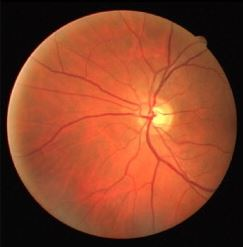
%> input picture retinal1.JPG, 243 x 247 px
$ octave --eval "result = centerline;"   (GNU Octave 9; MATLAB toolbox functions it lacks are replaced by stand-ins)
%> lines starting %> are read from the running program, lines starting %| are printed output that depends on the picture; in (x1, y1, x2, y2) boxes, pixels count from 0 and x2, y2 are one past the last pixel; in counts of white or black regions, pixels touching at a corner belong together; the program's own positions count from 1
function out=centerline()
% Initial File Although not used


A=imread('retinal1.jpg');
%> A is the input picture: size 247x243x3 uint8; mean R, G, B 135.7, 65.8, 40.1
A=rgb2gray(A);
%> A: size 247x243 uint8
A=im2double(A);
%> A: size 247x243 double
B=A;
A=imcomplement(A);
[r c]=size(A);
%> r = 247; c = 243
imshow(A);
%Vertical
vf=[-1 -2 0 2 1; -2 -4 0 4 2; -1 -2 0 2 1];
O=zeros(r,c);
C=zeros(r,c);
for i=2:r-1
    for j=3:c-2
        subimg=A(i-1:i+1,j-2:j+2);
        O(i,j)=sum(sum(vf.*subimg));
       % O2(i,j)=sum(sum(vf2.*subimg));
    end
end
for i=2:r-1

    for j=3:c-4
        flag=0;
        if O(i,j+1)>0 & O(i,j+2)<0

            adv=sum(O(i,j:j+3));

            if O(i,j)>0 & (O(i,j+3)<0 | adv>0)
                flag=1;
            else
            end
            if adv<0 & O(i,j+3)<0
                flag=1;
            else
            end
        else
        end

        if flag==1
            [v,p]=max(A(i,j:j+3));
            C(i,j+p-1)=1;
        end
    end
end
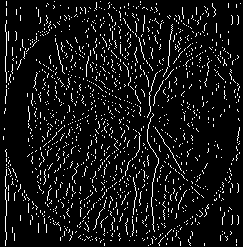
%> C: size 247x243 double; values 0 (black) and 1 (white), 7.8% white in thin lines or dots
%> after the loop, adv = -0.0627; p = 1; v = 0.976
%figure,imshow(A+C);
%Horizontal
vf2=[-1 -2 -1; -2 -4 -2; 0 0 0 ; 2 4 2 ;1 2 1];
O2=zeros(r,c);
C2=zeros(r,c);
for i=3:r-2
    for j=2:c-1
        subimg=A(i-2:i+2,j-1:j+1);
        O2(i,j)=sum(sum(vf2.*subimg));
       % O2(i,j)=sum(sum(vf2.*subimg));
    end
end
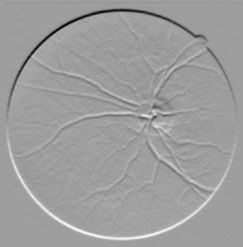
%> O2: size 247x243 double; min -6.34, max 3.89, mean -0.00119; drawn with min black and max white


for i=3:r-4

    for j=2:c-1
        flag=0;
        if O2(i+1,j)>0 & O2(i+2,j)<0

            adv=sum(O2(i:i+3,j));

            if O2(i,j)>0 & (O2(i+3,j)<0 | adv>0)
                flag=1;
            else
            end
            if adv<0 & O2(i+3,j)<0
                flag=1;
            else
            end
        else
        end

        if flag==1
            [v,p]=max(A(i:i+3,j));
            C2(i+p-1,j)=1;
        end
    end
end
%> C2: size 247x243 double; values 0 (black) and 1 (white), 8.2% white in thin lines or dots
%> after the loop, adv = -0.0157


%figure,imshow(A+C2);
Im_H=A+C2;
Im_V=A+C;
%imwrite(A+C2,'H_centerline_before.jpg')
% Diagonal direction
 vf_D=[0 0 -1 0 0 0 0;0 -2 0 -2 0 0 0;-1 0 -4 0 0 0 0;....
     0 -2 0 0 0 2 0;0 0 0 0 4 0 1;0 0 0 2 0 2 0;0 0 0 0 1 0 0];
 [m n]=size(vf_D);

[r c]=size(A);
O=zeros(r,c);
C=zeros(r,c);
Z=zeros(r,c);
fm=floor(m/2);
fn=floor(n/2);
for i=ceil(m/2):r-fm
    for j=ceil(n/2):c-fn
        subimg=A(i-fm:i+fm,j-fn:j+fn);
        O(i,j)=sum(sum(vf_D.*subimg));
    end
end
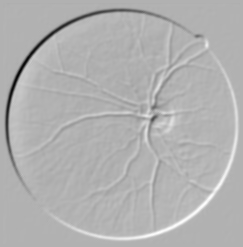
%> O: size 247x243 double; min -8.78, max 3.81, mean 9.26e-05; drawn with min black and max white


OO=mat2gray(O);
figure,imshow(OO);
title('Result Of DoOG');
% figure,imshow(C);
% title('Centerline');

for i=1:r
    for j=1:c
        lenb=4;
        for step=0:3
            if i+step <=r & j+step <=c
                b(step+1)=O(i+step,j+step);
            else
                lenb=step;
                break;
            end
        end

        % if lenb=4 then t is of length 4 otherwise
        % length of t is less than 4 and in that case we don't
        % search for specific combination of signs.
        if lenb==4;
            Z(i,j)=1;
            flag=0;
            % perform the search for the local maxima in the
            % underlying image.
            adv=mean(b);
            if b(2)>0 & b(3)<0
                if b(1)>0 & ( b(4)<0 | adv>0 )
                    flag=1;
                end
                if adv<0 & b(4)<0
                    flag=1
                end
            end

            if flag==1
                for step=0:3
                    a(step+1)=A(i+step,j+step);
                end
                [value position]=max(a);
                C(i+position-1,j+position-1)=1;
            end

        end

    end
end
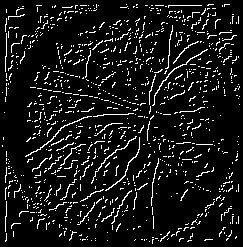
%> C: size 247x243 double; values 0 (black) and 1 (white), 8.8% white in thin lines or dots
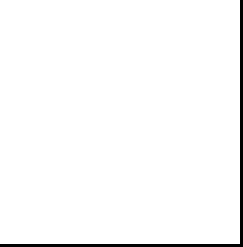
%> Z: size 247x243 double; values 0 (black) and 1 (white), 97.6% white; 1 black region, box (x1, y1, x2, y2) and area: (0, 0, 243, 247) 1461
%> after the loop, a = [0.98 0.98 0.98 0.976]; adv = -0.00392; b = [0 0 0 0]; flag = 0; position = 1; value = 0.98

Im_D= A+C
figure,imshow(A+C);
%> after `imshow(A+C)`:
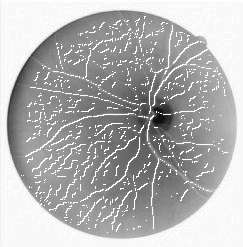
%> displayed picture: size 247x243, on the screen's scale of 0 to 255; min 12, max 255, mean 178.2
title('Result Of Centerline detection');

% Step 2
std_H=double(std(Im_H(:)));
%> std_H = 0.347
mean_H=mean(Im_H(:));
%> mean_H = 0.753
alpha=0.0000001;
Im_H_T=mean_H - alpha*(std_H);
%> Im_H_T = 0.753
for i = 1:r
    for j = 1:c
        if C2(i,j)== 0 & Im_H(i,j) >= Im_H_T
            C2(i,j)=1;
        end
    end
end
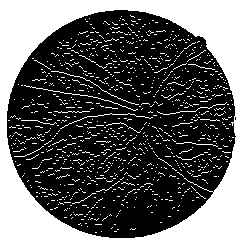
%> C2: size 247x243 double; values 0 (black) and 1 (white), 37.6% white; 972 white regions (957 under 20 px), largest, box (x1, y1, x2, y2) and area: (0, 0, 243, 247) 18901, (24, 85, 138, 111) 114, (60, 113, 153, 129) 93
dj_H=DJSet(r*c);
for i = 2:r-1
    for j = 2:c-1
        if C2(i,j)==1 & C2(i+1,j)==1
            dj_H.union(c*(i-1)+j ,c*(i)+j);
        end
        if C2(i,j)==1 & C2(i,j+1)==1
            dj_H.union(c*(i-1)+j ,c*(i-1)+j+1);
        end
        if C2(i,j)==1 & C2(i,j-1)==1
            dj_H.union(c*(i-1)+j ,c*(i-1)+j-1);
        end
        if C2(i,j)==1 & C2(i-1,j)==1
            dj_H.union(c*(i-1)+j ,c*(i-2)+j);
        end

    end
end
min_points=2;
for i = 1:r
    for j = 1:c
        u=dj_H.root(c*(i-1)+j);
        %fprintf('%d ',dj_H.size(u));
        if dj_H.size(u) > min_points
            C2(i,j)=1;
        end
    end
    %fprintf('\n');
end

figure,imshow(A+C2);

%figure,imshow(A+C2);
%title('Result Of Centerline detection in horizontal direction');
%imwrite(A+C2,'H_centerline_after.jpg')


%> (the run ends here)
